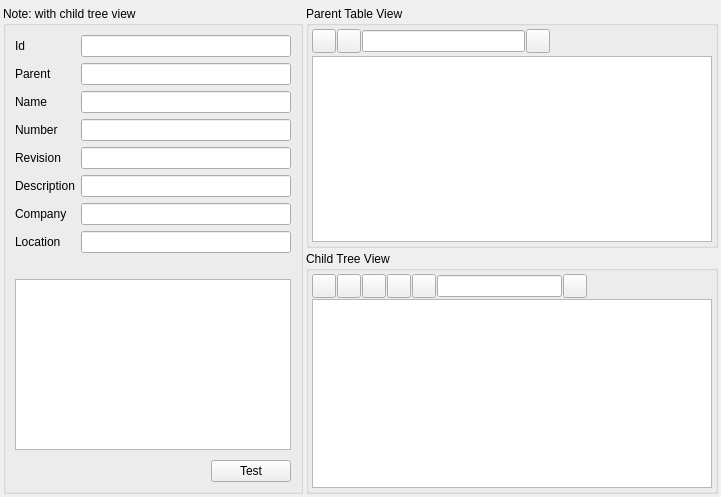
<?xml version="1.0" encoding="UTF-8"?>
<ui version="4.0">
 <class>DB_TestTableTreeWidget</class>
 <widget class="QWidget" name="DB_TestTableTreeWidget">
  <property name="geometry">
   <rect>
    <x>0</x>
    <y>0</y>
    <width>721</width>
    <height>497</height>
   </rect>
  </property>
  <property name="windowTitle">
   <string>Form</string>
  </property>
  <layout class="QGridLayout" name="gridLayout_2">
   <property name="leftMargin">
    <number>3</number>
   </property>
   <property name="topMargin">
    <number>6</number>
   </property>
   <property name="rightMargin">
    <number>3</number>
   </property>
   <property name="bottomMargin">
    <number>3</number>
   </property>
   <property name="spacing">
    <number>3</number>
   </property>
   <item row="0" column="1">
    <widget class="QGroupBox" name="groupBox_5">
     <property name="title">
      <string>Parent Table View</string>
     </property>
     <layout class="QGridLayout" name="gridLayout">
      <property name="margin">
       <number>3</number>
      </property>
      <property name="spacing">
       <number>3</number>
      </property>
      <item row="0" column="1">
       <layout class="QHBoxLayout" name="horizontalLayout_3">
        <property name="spacing">
         <number>1</number>
        </property>
        <item>
         <widget class="QPushButton" name="pbTableAdd">
          <property name="minimumSize">
           <size>
            <width>24</width>
            <height>24</height>
           </size>
          </property>
          <property name="maximumSize">
           <size>
            <width>24</width>
            <height>24</height>
           </size>
          </property>
          <property name="toolTip">
           <string>Add item</string>
          </property>
          <property name="text">
           <string/>
          </property>
          <property name="icon">
           <iconset resource="../src/gui/db.qrc">
            <normaloff>:/images/icons/add.png</normaloff>:/images/icons/add.png</iconset>
          </property>
          <property name="iconSize">
           <size>
            <width>16</width>
            <height>16</height>
           </size>
          </property>
          <property name="autoDefault">
           <bool>false</bool>
          </property>
         </widget>
        </item>
        <item>
         <widget class="QPushButton" name="pbTableDelete">
          <property name="minimumSize">
           <size>
            <width>24</width>
            <height>24</height>
           </size>
          </property>
          <property name="maximumSize">
           <size>
            <width>24</width>
            <height>24</height>
           </size>
          </property>
          <property name="toolTip">
           <string>Delete item</string>
          </property>
          <property name="text">
           <string/>
          </property>
          <property name="icon">
           <iconset resource="../src/gui/db.qrc">
            <normaloff>:/images/icons/delete.png</normaloff>:/images/icons/delete.png</iconset>
          </property>
          <property name="iconSize">
           <size>
            <width>16</width>
            <height>16</height>
           </size>
          </property>
         </widget>
        </item>
        <item>
         <widget class="QLineEdit" name="leFind"/>
        </item>
        <item>
         <widget class="QPushButton" name="pbFind">
          <property name="minimumSize">
           <size>
            <width>24</width>
            <height>24</height>
           </size>
          </property>
          <property name="maximumSize">
           <size>
            <width>24</width>
            <height>24</height>
           </size>
          </property>
          <property name="toolTip">
           <string>Find (next)</string>
          </property>
          <property name="text">
           <string/>
          </property>
          <property name="icon">
           <iconset resource="../src/gui/db.qrc">
            <normaloff>:/images/icons/find.png</normaloff>:/images/icons/find.png</iconset>
          </property>
          <property name="autoDefault">
           <bool>false</bool>
          </property>
         </widget>
        </item>
        <item>
         <spacer name="horizontalSpacer_2">
          <property name="orientation">
           <enum>Qt::Horizontal</enum>
          </property>
          <property name="sizeHint" stdset="0">
           <size>
            <width>40</width>
            <height>20</height>
           </size>
          </property>
         </spacer>
        </item>
       </layout>
      </item>
      <item row="1" column="1">
       <widget class="QTableView" name="tvParent"/>
      </item>
     </layout>
    </widget>
   </item>
   <item row="1" column="1">
    <widget class="QGroupBox" name="groupBox_6">
     <property name="title">
      <string>Child Tree View</string>
     </property>
     <layout class="QGridLayout" name="gridLayout_3">
      <property name="margin">
       <number>3</number>
      </property>
      <property name="spacing">
       <number>1</number>
      </property>
      <item row="0" column="0">
       <layout class="QHBoxLayout" name="horizontalLayout_4">
        <property name="spacing">
         <number>1</number>
        </property>
        <item>
         <widget class="QPushButton" name="pbTreeAdd">
          <property name="minimumSize">
           <size>
            <width>24</width>
            <height>24</height>
           </size>
          </property>
          <property name="maximumSize">
           <size>
            <width>24</width>
            <height>24</height>
           </size>
          </property>
          <property name="toolTip">
           <string>Add item</string>
          </property>
          <property name="text">
           <string/>
          </property>
          <property name="icon">
           <iconset resource="../src/gui/db.qrc">
            <normaloff>:/images/icons/add.png</normaloff>:/images/icons/add.png</iconset>
          </property>
          <property name="iconSize">
           <size>
            <width>16</width>
            <height>16</height>
           </size>
          </property>
          <property name="autoDefault">
           <bool>false</bool>
          </property>
         </widget>
        </item>
        <item>
         <widget class="QPushButton" name="pbTreeAddChild">
          <property name="minimumSize">
           <size>
            <width>24</width>
            <height>24</height>
           </size>
          </property>
          <property name="maximumSize">
           <size>
            <width>24</width>
            <height>24</height>
           </size>
          </property>
          <property name="toolTip">
           <string>Add subitem</string>
          </property>
          <property name="text">
           <string/>
          </property>
          <property name="icon">
           <iconset resource="../src/gui/db.qrc">
            <normaloff>:/images/icons/add_child.png</normaloff>:/images/icons/add_child.png</iconset>
          </property>
          <property name="iconSize">
           <size>
            <width>16</width>
            <height>16</height>
           </size>
          </property>
         </widget>
        </item>
        <item>
         <widget class="QPushButton" name="pbTreeDelete">
          <property name="minimumSize">
           <size>
            <width>24</width>
            <height>24</height>
           </size>
          </property>
          <property name="maximumSize">
           <size>
            <width>24</width>
            <height>24</height>
           </size>
          </property>
          <property name="toolTip">
           <string>Delete item</string>
          </property>
          <property name="text">
           <string/>
          </property>
          <property name="icon">
           <iconset resource="../src/gui/db.qrc">
            <normaloff>:/images/icons/delete.png</normaloff>:/images/icons/delete.png</iconset>
          </property>
          <property name="iconSize">
           <size>
            <width>16</width>
            <height>16</height>
           </size>
          </property>
         </widget>
        </item>
        <item>
         <widget class="QPushButton" name="pbPromote">
          <property name="minimumSize">
           <size>
            <width>24</width>
            <height>24</height>
           </size>
          </property>
          <property name="maximumSize">
           <size>
            <width>24</width>
            <height>24</height>
           </size>
          </property>
          <property name="text">
           <string/>
          </property>
          <property name="icon">
           <iconset resource="../src/gui/db.qrc">
            <normaloff>:/images/icons/arrow_promote.png</normaloff>:/images/icons/arrow_promote.png</iconset>
          </property>
         </widget>
        </item>
        <item>
         <widget class="QPushButton" name="pbDemote">
          <property name="minimumSize">
           <size>
            <width>24</width>
            <height>24</height>
           </size>
          </property>
          <property name="maximumSize">
           <size>
            <width>24</width>
            <height>24</height>
           </size>
          </property>
          <property name="text">
           <string/>
          </property>
          <property name="icon">
           <iconset resource="../src/gui/db.qrc">
            <normaloff>:/images/icons/arrow_demote.png</normaloff>:/images/icons/arrow_demote.png</iconset>
          </property>
         </widget>
        </item>
        <item>
         <widget class="QLineEdit" name="leFindTree"/>
        </item>
        <item>
         <widget class="QPushButton" name="pbFindTree">
          <property name="minimumSize">
           <size>
            <width>24</width>
            <height>24</height>
           </size>
          </property>
          <property name="maximumSize">
           <size>
            <width>24</width>
            <height>24</height>
           </size>
          </property>
          <property name="toolTip">
           <string>Find (next)</string>
          </property>
          <property name="text">
           <string/>
          </property>
          <property name="icon">
           <iconset resource="../src/gui/db.qrc">
            <normaloff>:/images/icons/find.png</normaloff>:/images/icons/find.png</iconset>
          </property>
          <property name="autoDefault">
           <bool>false</bool>
          </property>
         </widget>
        </item>
        <item>
         <spacer name="horizontalSpacer_3">
          <property name="orientation">
           <enum>Qt::Horizontal</enum>
          </property>
          <property name="sizeHint" stdset="0">
           <size>
            <width>40</width>
            <height>20</height>
           </size>
          </property>
         </spacer>
        </item>
       </layout>
      </item>
      <item row="1" column="0">
       <widget class="QTreeView" name="trvChild"/>
      </item>
     </layout>
    </widget>
   </item>
   <item row="0" column="0" rowspan="2">
    <widget class="QGroupBox" name="groupBox_4">
     <property name="minimumSize">
      <size>
       <width>300</width>
       <height>0</height>
      </size>
     </property>
     <property name="maximumSize">
      <size>
       <width>300</width>
       <height>16777215</height>
      </size>
     </property>
     <property name="title">
      <string>Note: with child tree view</string>
     </property>
     <layout class="QGridLayout" name="gridLayout_6">
      <item row="0" column="0">
       <layout class="QGridLayout" name="gridLayout_5">
        <item row="0" column="0">
         <widget class="QLabel" name="label_9">
          <property name="text">
           <string>Id</string>
          </property>
         </widget>
        </item>
        <item row="0" column="1">
         <widget class="QLineEdit" name="leId"/>
        </item>
        <item row="1" column="0">
         <widget class="QLabel" name="label_10">
          <property name="text">
           <string>Parent</string>
          </property>
         </widget>
        </item>
        <item row="1" column="1">
         <widget class="QLineEdit" name="leParent"/>
        </item>
        <item row="2" column="0">
         <widget class="QLabel" name="label_11">
          <property name="text">
           <string>Name</string>
          </property>
         </widget>
        </item>
        <item row="2" column="1">
         <widget class="QLineEdit" name="leName"/>
        </item>
        <item row="3" column="0">
         <widget class="QLabel" name="label_12">
          <property name="text">
           <string>Number</string>
          </property>
         </widget>
        </item>
        <item row="3" column="1">
         <widget class="QLineEdit" name="leNumber"/>
        </item>
        <item row="4" column="0">
         <widget class="QLabel" name="label_13">
          <property name="text">
           <string>Revision</string>
          </property>
         </widget>
        </item>
        <item row="4" column="1">
         <widget class="QLineEdit" name="leRevision"/>
        </item>
        <item row="5" column="0">
         <widget class="QLabel" name="label_14">
          <property name="text">
           <string>Description</string>
          </property>
         </widget>
        </item>
        <item row="6" column="0">
         <widget class="QLabel" name="label">
          <property name="text">
           <string>Company</string>
          </property>
         </widget>
        </item>
        <item row="7" column="0">
         <widget class="QLabel" name="label_3">
          <property name="text">
           <string>Location</string>
          </property>
         </widget>
        </item>
        <item row="5" column="1">
         <widget class="QLineEdit" name="leDescription"/>
        </item>
        <item row="6" column="1">
         <widget class="QLineEdit" name="leCompany"/>
        </item>
        <item row="7" column="1">
         <widget class="QLineEdit" name="leLocation"/>
        </item>
        <item row="8" column="0">
         <spacer name="verticalSpacer">
          <property name="orientation">
           <enum>Qt::Vertical</enum>
          </property>
          <property name="sizeHint" stdset="0">
           <size>
            <width>20</width>
            <height>40</height>
           </size>
          </property>
         </spacer>
        </item>
       </layout>
      </item>
      <item row="2" column="0">
       <spacer name="verticalSpacer_2">
        <property name="orientation">
         <enum>Qt::Vertical</enum>
        </property>
        <property name="sizeHint" stdset="0">
         <size>
          <width>20</width>
          <height>24</height>
         </size>
        </property>
       </spacer>
      </item>
      <item row="1" column="0">
       <widget class="QTextEdit" name="textEdit"/>
      </item>
      <item row="3" column="0">
       <layout class="QHBoxLayout" name="horizontalLayout">
        <property name="spacing">
         <number>5</number>
        </property>
        <property name="bottomMargin">
         <number>0</number>
        </property>
        <item>
         <spacer name="horizontalSpacer">
          <property name="orientation">
           <enum>Qt::Horizontal</enum>
          </property>
          <property name="sizeHint" stdset="0">
           <size>
            <width>40</width>
            <height>20</height>
           </size>
          </property>
         </spacer>
        </item>
        <item>
         <widget class="QPushButton" name="pbTest">
          <property name="text">
           <string>Test</string>
          </property>
         </widget>
        </item>
       </layout>
      </item>
     </layout>
    </widget>
   </item>
  </layout>
 </widget>
 <resources>
  <include location="../src/gui/db.qrc"/>
 </resources>
 <connections/>
</ui>
